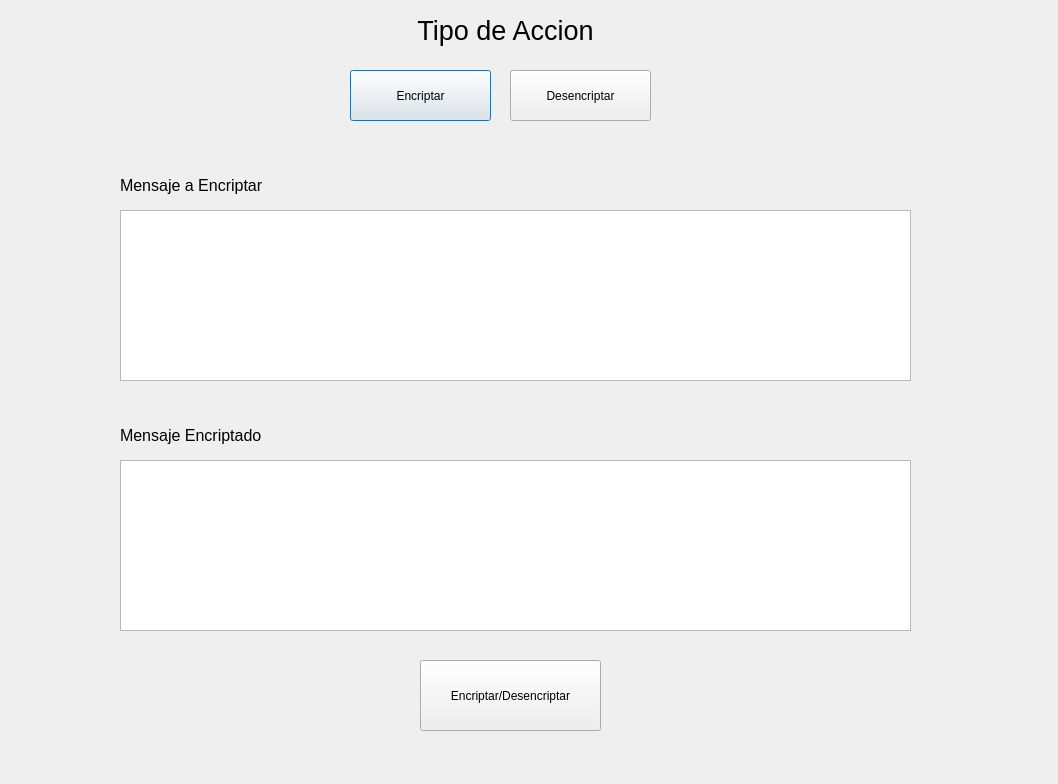
<?xml version="1.0" encoding="UTF-8"?>
<ui version="4.0">
 <class>Dialog</class>
 <widget class="QDialog" name="Dialog">
  <property name="geometry">
   <rect>
    <x>0</x>
    <y>0</y>
    <width>1058</width>
    <height>784</height>
   </rect>
  </property>
  <property name="windowTitle">
   <string>Dialog</string>
  </property>
  <widget class="QPushButton" name="pushButton">
   <property name="geometry">
    <rect>
     <x>350</x>
     <y>70</y>
     <width>141</width>
     <height>51</height>
    </rect>
   </property>
   <property name="text">
    <string>Encriptar</string>
   </property>
  </widget>
  <widget class="QPushButton" name="pushButton_2">
   <property name="geometry">
    <rect>
     <x>510</x>
     <y>70</y>
     <width>141</width>
     <height>51</height>
    </rect>
   </property>
   <property name="text">
    <string>Desencriptar</string>
   </property>
  </widget>
  <widget class="QLabel" name="label">
   <property name="geometry">
    <rect>
     <x>360</x>
     <y>10</y>
     <width>291</width>
     <height>41</height>
    </rect>
   </property>
   <property name="font">
    <font>
     <pointsize>20</pointsize>
    </font>
   </property>
   <property name="text">
    <string>Tipo de Accion</string>
   </property>
   <property name="alignment">
    <set>Qt::AlignmentFlag::AlignCenter</set>
   </property>
  </widget>
  <widget class="QPlainTextEdit" name="plainTextEdit">
   <property name="geometry">
    <rect>
     <x>120</x>
     <y>210</y>
     <width>791</width>
     <height>171</height>
    </rect>
   </property>
  </widget>
  <widget class="QPlainTextEdit" name="plainTextEdit_2">
   <property name="geometry">
    <rect>
     <x>120</x>
     <y>460</y>
     <width>791</width>
     <height>171</height>
    </rect>
   </property>
  </widget>
  <widget class="QLabel" name="label_2">
   <property name="geometry">
    <rect>
     <x>120</x>
     <y>170</y>
     <width>211</width>
     <height>31</height>
    </rect>
   </property>
   <property name="font">
    <font>
     <pointsize>12</pointsize>
    </font>
   </property>
   <property name="text">
    <string>Mensaje a Encriptar</string>
   </property>
  </widget>
  <widget class="QLabel" name="label_3">
   <property name="geometry">
    <rect>
     <x>120</x>
     <y>420</y>
     <width>211</width>
     <height>31</height>
    </rect>
   </property>
   <property name="font">
    <font>
     <pointsize>12</pointsize>
    </font>
   </property>
   <property name="text">
    <string>Mensaje Encriptado</string>
   </property>
  </widget>
  <widget class="QPushButton" name="pushButton_3">
   <property name="geometry">
    <rect>
     <x>420</x>
     <y>660</y>
     <width>181</width>
     <height>71</height>
    </rect>
   </property>
   <property name="text">
    <string>Encriptar/Desencriptar</string>
   </property>
  </widget>
 </widget>
 <resources/>
 <connections/>
</ui>
